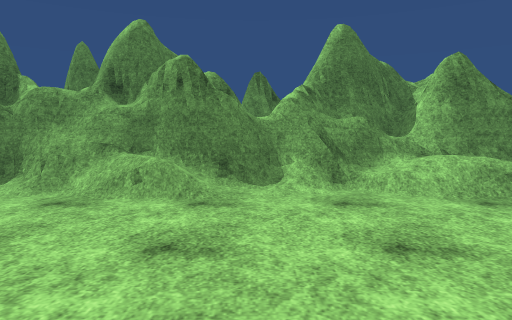
view 1 (above)

14 first-person views from a walk through a 3-D level made in the Unity game engine. The camera is 1.2 m above the floor, tilts 4° down and sees 70° across. The floor is counted in squares, 1 m on a side. Each view is taken from the middle of a square. On the plan, view 1 faces up. The plan holds only what a view shows up to about 15 squares ahead; the rest is blank. The place goes on beyond the plan. The player character is not drawn. Some surface patterns are stand-ins.

view 2
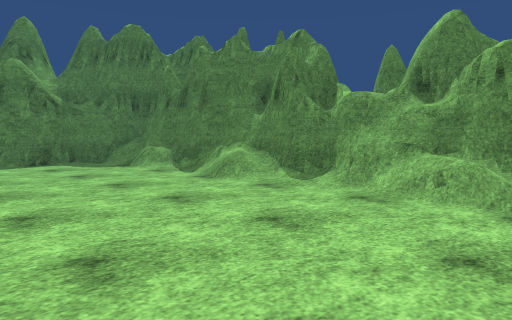

view 3
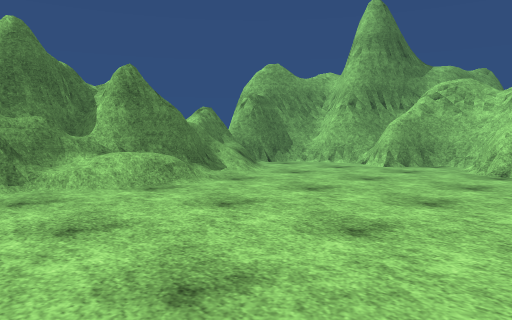

view 4
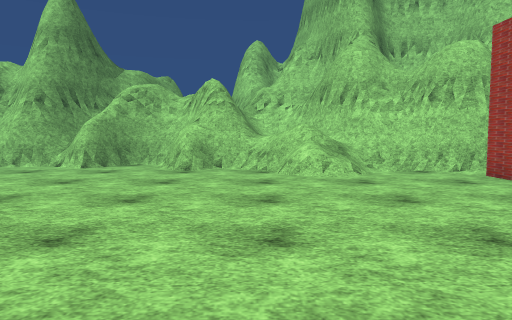

view 5
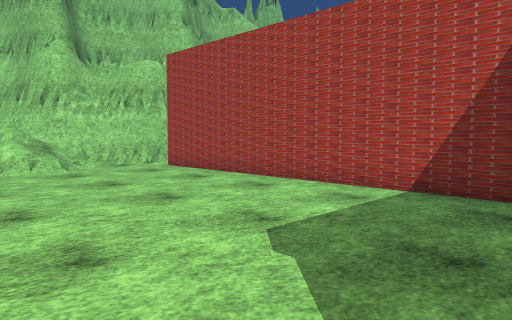

view 6
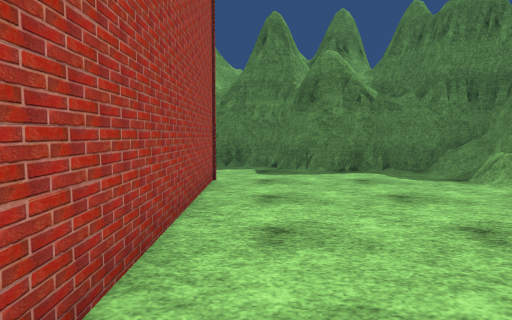

view 7
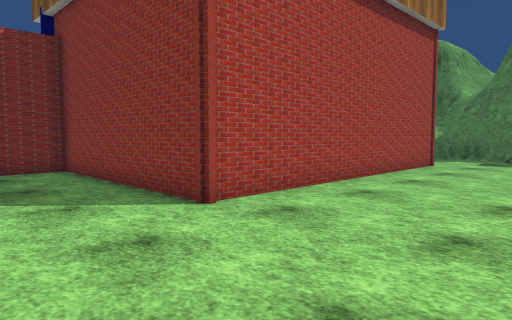

view 8
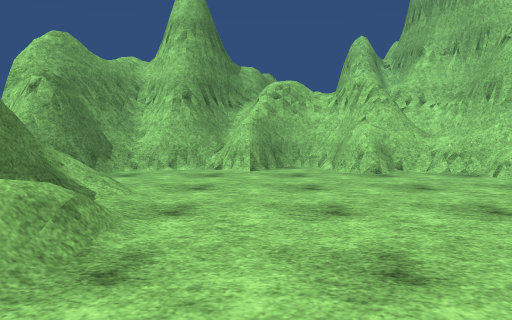

view 9
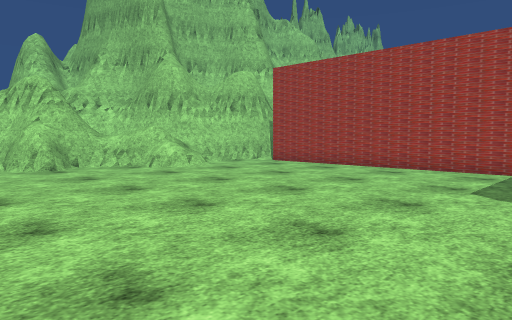

view 10
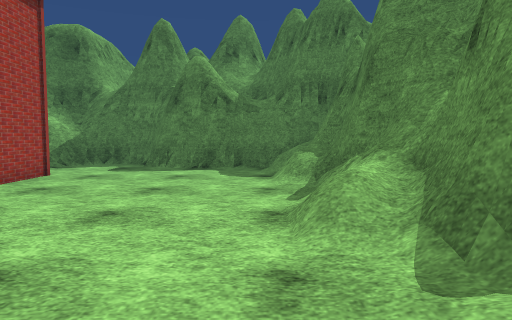

view 11
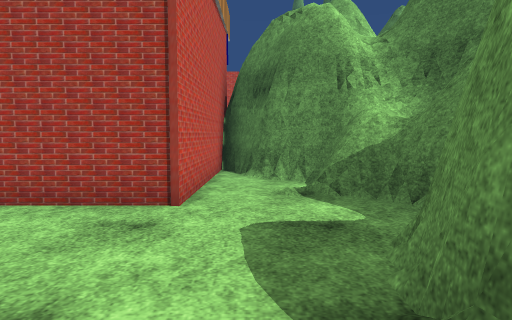

view 12
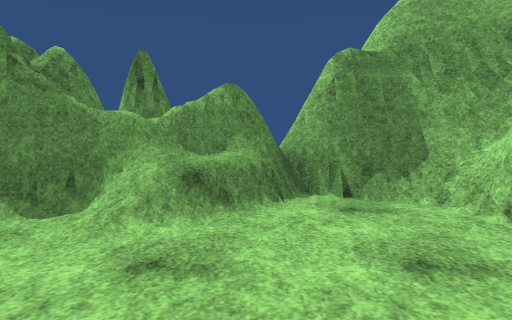

view 13
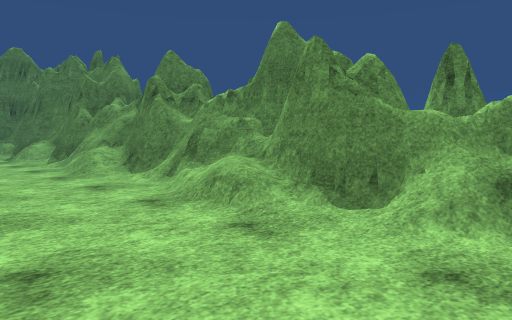

view 14
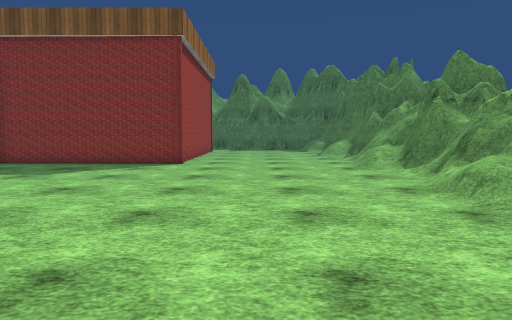

### Floor plan
Key: @ floor where view 1 was taken; # wall or solid block; . main floor; : floor 0.25 m higher than the main floor; + floor 0.75 m higher than the main floor; * floor 1 m higher than the main floor; % floor 1.5 m higher than the main floor; / step, stairs or slope; = window, fence, low wall or low ledge; ^ raised ledge; O other object.
Columns run from 18 left of view 1 to 15 right of it. Each row starts with its distance up from view 1.
 13                          ##
 12                          #^  #
 11                     #### #=^=###
 10         ####     ####=####%==/###
  9  #### ###^#########===/###=O/..=#
  8  #=#####///##=//////////=///....#
  7  #=OO=/.////...///...////.......#
  6  #..............................##
  5  ##............................=##
  4  ##..............................#
  3  #...............................#
  2 ##.............................###
  1 #.............................=##
  0 #....###########..@............###
 -1 ##...#         #............../=
 -2 ##..##         #..............=# #
 -3  #..#          #.............+* =#
 -4  ####          #.............:+=##
 -5                #..............###
 -6                #..............=##
 -7                #..............##
 -8                ################

Where each view was taken, in squares from view 1:
view 1: 0 up, 0 right, facing up
view 2: 0 up, 0 right, facing up-left
view 3: 1 down, 0 right, facing up-right
view 4: 1 down, 0 right, facing right
view 5: 0 up, 2 left, facing down-right
view 6: 1 up, 4 left, facing left
view 7: 5 up, 1 right, facing down-left
view 8: 5 up, 1 right, facing right
view 9: 5 up, 1 left, facing down-right
view 10: 6 up, 3 left, facing left
view 11: 6 up, 15 left, facing down
view 12: 3 up, 10 right, facing up
view 13: 3 up, 10 right, facing up-left
view 14: 3 up, 12 right, facing left
